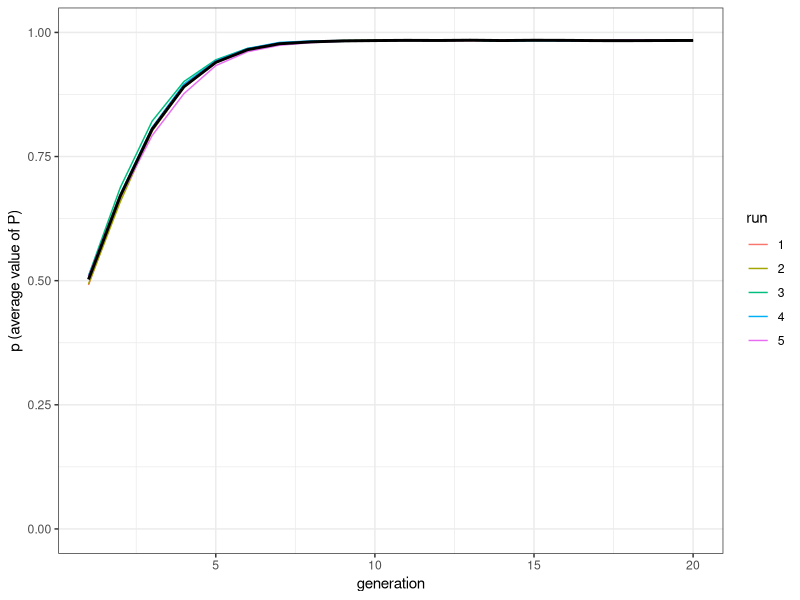
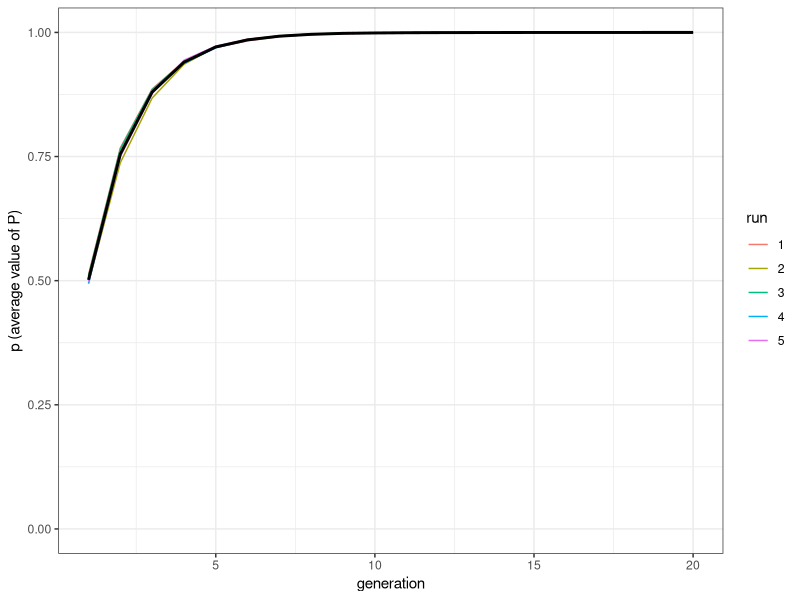
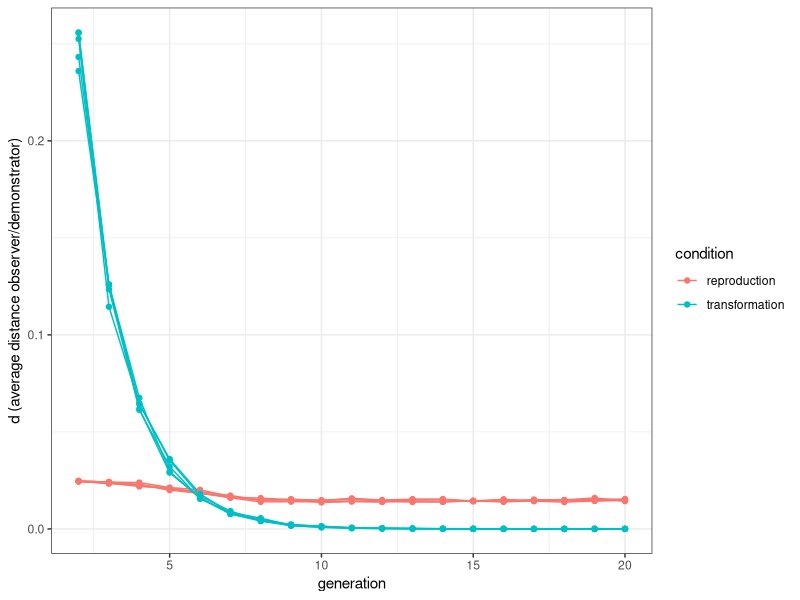
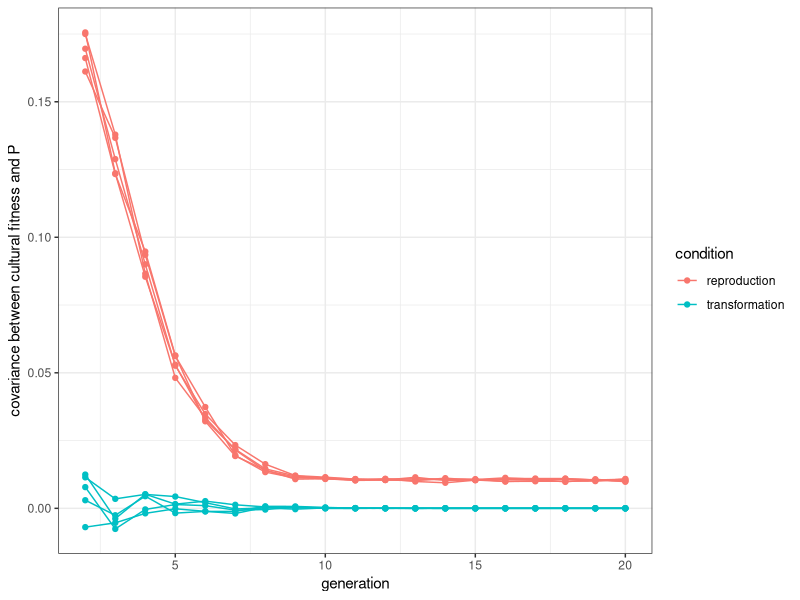
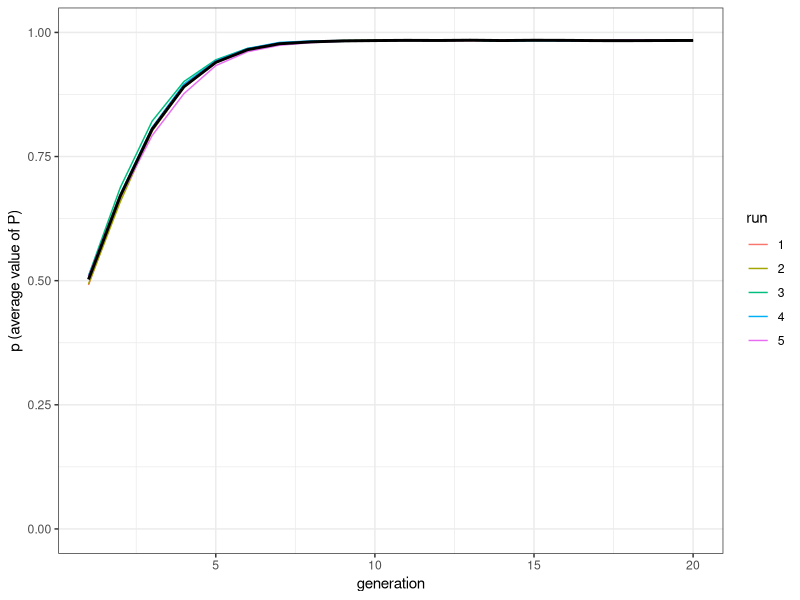
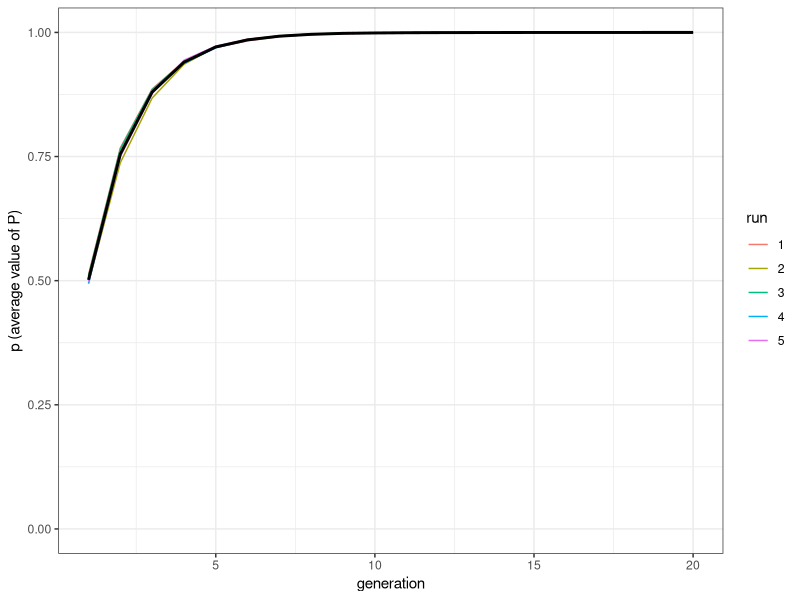
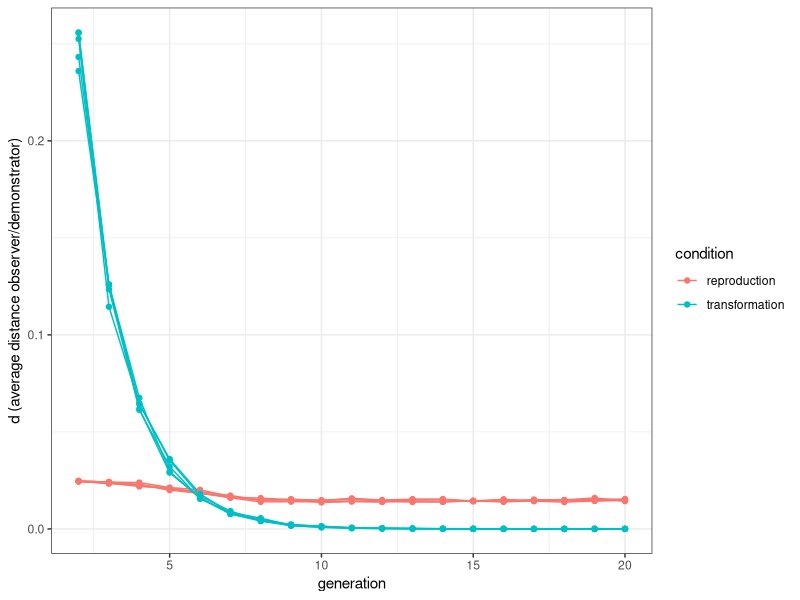
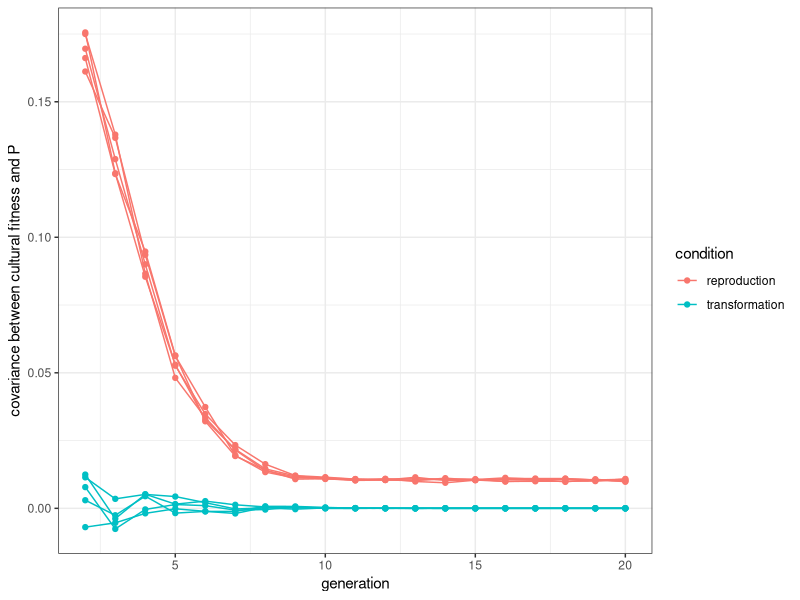

Source code (R) for these figures, in order:
library(tidyverse)
N <- 1000
population <- tibble(P = runif(N))

reproduction <- function(N, t_max, r_max, mu) {
  output <- tibble(generation = rep(1:t_max, r_max), 
                   p = as.numeric(rep(NA, t_max * r_max)), 
                   run = as.factor(rep(1:r_max, each = t_max)))
  for (r in 1:r_max) {
    # Create first generation
    population <- tibble(P = runif(N))
    
    # Add first generation's p for run r
    output[output$generation == 1 & output$run == r, ]$p <- sum(population$P) / N 
    
    for (t in 2:t_max) {
      # Copy individuals to previous_population tibble
      previous_population <- population 
      
      # Select a pair of demonstrator for each individual
      demonstrators <- tibble(P1 = sample(previous_population$P, N, replace = TRUE), 
                              P2 = sample(previous_population$P, N, replace = TRUE))
      
      # Copy the one with the trait value closer to 1
      copy <- pmax(demonstrators$P1, demonstrators$P2)
      
      # Add mutation
      population$P <- copy + runif(N, -mu, +mu)
      
      # Keep the  traits' value in the boundaries [0,1]
      population$P[population$P > 1] <- 1
      population$P[population$P < 0] <- 0
      
      # Get p and put it into output slot for this generation t and run r
      output[output$generation == t & output$run == r, ]$p <- 
        sum(population$P) / N 
    }
  }
  # Export data from function
  output 
}



plot_multiple_runs_p <- function(data_model) {
  ggplot(data = data_model, aes(y = p, x = generation)) +
    geom_line(aes(colour = run)) +
    stat_summary(fun = mean, geom = "line", size = 1) +
    ylim(c(0, 1)) +
    theme_bw() +
    labs(y = "p (average value of P)")
}

data_model <- reproduction(N = 1000, t_max = 20, r_max = 5, mu = 0.05)
plot_multiple_runs_p(data_model)
ggsave("reproduction continuous trait.png", width = 20, height = 15, units = "cm")


transformation <- function(N, t_max, r_max) {
  output <- tibble(generation = rep(1:t_max, r_max), 
                   p = as.numeric(rep(NA, t_max * r_max)), 
                   run = as.factor(rep(1:r_max, each = t_max)))
  
  for (r in 1:r_max) {
    # Create first generation
    population <- tibble(P = runif(N))
    
    # Add first generation's p for run r
    output[output$generation == 1 & output$run == r, ]$p <- sum(population$P) / N 
    
    for (t in 2:t_max) {
      # Copy individuals to previous_population tibble
      previous_population <- population
      
      # Only one demonstrator is selected at random for each individual
      demonstrators <- tibble(P = sample(previous_population$P, N, replace = TRUE))
      
      # The new P is in between the demonstrator's value and 1
      population$P <- demonstrators$P + runif(N, max = 1 - demonstrators$P)
      
      # Get p and put it into output slot for this generation t and run r
      output[output$generation == t & output$run == r, ]$p <- sum(population$P) / N 
    }
  }
  # Export data from function
  output 
}

data_model <- transformation(N = 1000, t_max = 20, r_max = 5)
plot_multiple_runs_p(data_model)
ggsave("transformation continuous trait.png", width = 20, height = 15, units = "cm")









#Emergent similarity

reproduction <- function(N, t_max, r_max, mu) {
  output <- tibble(generation = rep(1:t_max, r_max), 
                   p = as.numeric(rep(NA, t_max * r_max)), 
                   run = as.factor(rep(1:r_max, each = t_max)), 
                   d = as.numeric(rep(NA, t_max * r_max)))
  for (r in 1:r_max) {
    # Create first generation
    population <- tibble(P = runif(N))
    
    # Add first generation's p for run r
    output[output$generation == 1 & output$run == r, ]$p <- sum(population$P) / N 
    
    for (t in 2:t_max) {
      # Copy individuals to previous_population tibble
      previous_population <- population
      
      demonstrators <- tibble(P1 = sample(previous_population$P, N, replace = TRUE), 
                              P2 = sample(previous_population$P, N, replace = TRUE))
      
      copy <- pmax(demonstrators$P1, demonstrators$P2)
      
      population$P <- copy + runif(N, -mu, +mu)
      population$P[population$P > 1] <- 1
      population$P[population$P < 0] <- 0
      
      # Output:
      output[output$generation == t & output$run == r, ]$p <- sum(population$P) / N 
      output[output$generation == t & output$run == r, ]$d <- sum(abs(population$P - copy)) / N
    }
  }
  # Export data from function
  output 
}

transformation <- function(N, t_max, r_max) {
  output <- tibble(generation = rep(1:t_max, r_max), 
                   p = as.numeric(rep(NA, t_max * r_max)), 
                   run = as.factor(rep(1:r_max, each = t_max)), 
                   d = as.numeric(rep(NA, t_max * r_max)))
  
  for (r in 1:r_max) {
    # Create first generation
    population <- tibble(P = runif(N))
    
    # Add first generation's p for run r
    output[output$generation == 1 & output$run == r, ]$p <- sum(population$P) / N 
    
    for (t in 2:t_max) {
      # Copy individuals to previous_population tibble
      previous_population <- population 
      
      demonstrators <- tibble(P = sample(previous_population$P, N, replace = TRUE))
      
      population$P <- demonstrators$P + runif(N, max = 1-demonstrators$P)
      
      # Output
      output[output$generation == t & output$run == r, ]$p <- sum(population$P) / N 
      output[output$generation == t & output$run == r, ]$d <- sum(abs(population$P - demonstrators$P)) / N
    }
  }
  # Export data from function
  output 
}


data_model_reproduction <- reproduction(N = 1000, t_max = 20, r_max = 5, mu = 0.05)
data_model_transformation <- transformation(N = 1000, t_max = 20, r_max = 5)

data_to_plot <- tibble(distance = c(na.omit(data_model_reproduction$d), 
                                    na.omit(data_model_transformation$d)), 
                       condition = rep(c("reproduction", "transformation"), each = 95),
                       generation = rep(2:20,10),
                       run = as.factor(rep(1:10, each = 19)))
ggplot(data = data_to_plot, aes(y = distance, x = generation, group = run, color = condition)) +
  geom_line() +   
  geom_point() +
  theme_bw() +
  labs(y = "d (average distance observer/demonstrator)")


ggsave("reproduction_transformation continuous trait distance.png", width = 20, height = 15, units = "cm")










# Cultural fitness

reproduction <- function(N, t_max, r_max, mu) {
  output <- tibble(generation = rep(1:t_max, r_max), 
                   p = as.numeric(rep(NA, t_max * r_max)), 
                   run = as.factor(rep(1:r_max, each = t_max)), 
                   cov_W_P = as.numeric(rep(NA, t_max * r_max)))
  for (r in 1:r_max) {
    # Create first generation
    population <- tibble(P = runif(N))
    
    # Add first generation's p for run r
    output[output$generation == 1 & output$run == r, ]$p <- sum(population$P) / N 
    
    for (t in 2:t_max) {
      # Copy individuals to previous_population tibble
      previous_population <- population 
      
      # Sample the demonstrators using their indexes
      demonstrators <- cbind(sample(N, N, replace = TRUE), sample(N, N, replace = TRUE))
      # Retrieve their traits from the indexes 
      copy <- max.col(cbind(previous_population[demonstrators[,1],], 
                            previous_population[demonstrators[,2],]))
      # Save the demonstrators
      demonstrators <- demonstrators[cbind(1 : N, copy)]
      fitness <- tabulate(demonstrators, N) 
      
      population$P <- previous_population[demonstrators,]$P + runif(N, -mu, +mu)
      population$P[population$P > 1] <- 1
      population$P[population$P < 0] <- 0
      
      # Output
      output[output$generation == t & output$run == r, ]$p <- 
        sum(population$P) / N 
      output[output$generation == t & output$run == r, ]$cov_W_P <- 
        cov(fitness, previous_population$P) 
    }
  }
  # Export data from function
  output 
}

transformation <- function(N, t_max, r_max) {
  output <- tibble(generation = rep(1:t_max, r_max), 
                   p = as.numeric(rep(NA, t_max * r_max)), 
                   run = as.factor(rep(1:r_max, each = t_max)), 
                   cov_W_P = as.numeric(rep(NA, t_max * r_max)))
  for (r in 1:r_max) {
    # Create first generation
    population <- tibble(P = runif(N))
    
    # Add first generation's p for run r
    output[output$generation == 1 & output$run == r, ]$p <- sum(population$P) / N 
    for (t in 2:t_max) {
      # Copy individuals to previous_population tibble
      previous_population <- population 
      
      # Choose demonstrators and calcualte  their fitness
      demonstrators <- sample(N, N, replace = TRUE)
      fitness <- tabulate(demonstrators, N) 
      
      population$P <- previous_population[demonstrators,]$P + 
        runif(N, max = 1 - previous_population[demonstrators,]$P)
      
      # Output
      output[output$generation == t & output$run == r, ]$p <- sum(population$P) / N 
      output[output$generation == t & output$run == r, ]$cov_W_P <- cov(fitness,previous_population$P)
    }
  }
  # Export data from function
  output 
}

data_model_reproduction <- reproduction(N = 1000, t_max = 20, r_max = 5, mu = 0.05)
data_model_transformation <- transformation(N = 1000, t_max = 20, r_max = 5)

data_to_plot <- tibble(covariance = c(na.omit(data_model_reproduction$cov_W_P), 
                                      na.omit(data_model_transformation$cov_W_P)), 
                       condition = rep(c("reproduction", "transformation"), each = 95),
                       generation = rep(2:20,10),
                       run = as.factor(rep(1:10, each = 19)))
ggplot(data = data_to_plot, aes(y = covariance, x = generation, 
                                group = run, color = condition)) +
  geom_line() +   
  geom_point() +
  theme_bw() +
  labs(y = "covariance between cultural fitness and P")

ggsave("reproduction_transformation continuous trait fitness.png", width = 20, height = 15, units = "cm")
